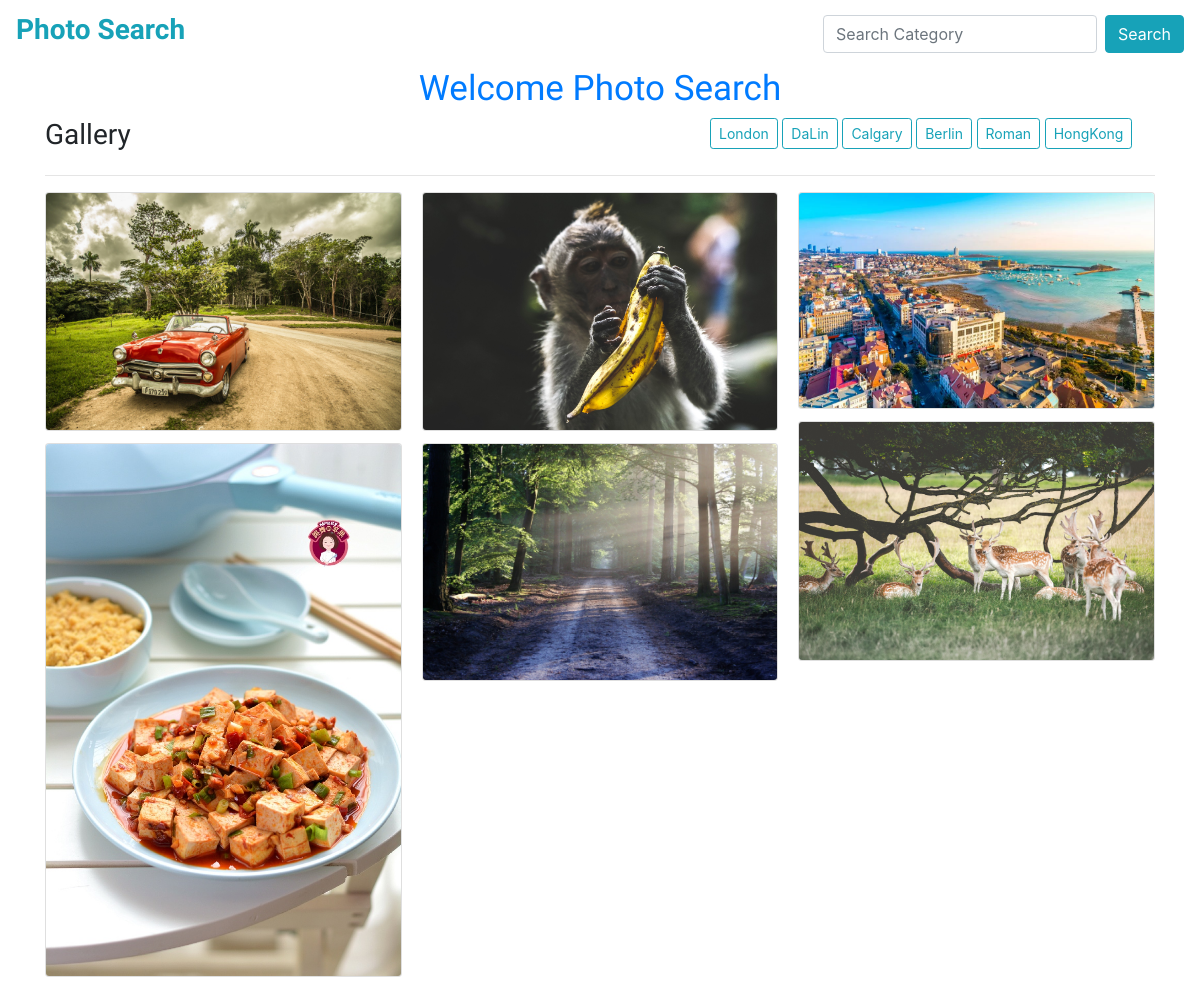
The page / on the database its author committed.
### pho/models.py (models this page shows, shortened)
class Location(models.Model):
    name=models.CharField(max_length=30)
    def __str__(self):
        return  self.name
    @classmethod
    def get_locations(cls):
        locations=Location.objects.all()
        return locations

class Image(models.Model):
    image=models.ImageField(upload_to='images/')
    location=models.ForeignKey(Location, on_delete=models.CASCADE)
    category=models.ForeignKey(Category, on_delete=models.CASCADE)
    name=models.CharField(max_length=30)
    description=models.TextField()
    date=models.DateTimeField()
    author=models.CharField(max_length=20, default='admin')
    class Meta:
        ordering=['date']

### pho/views.py (the view)
# urls.py: path('', views.index, name='index'),
def index(request):
    images=Image.objects.all()
    locations=Location.get_locations()
    return render(request, 'index.html', {'images':images[::-1], 'locations':locations})

### pho/models.py (called while the page is built)
    def __str__(self):
        return self.name

### pho/templates/index.html (shortened to what this page needs)
{% extends 'base.html' %}
{% block content %}
<div class='container-fluid text-primary text-center'><h2>Welcome Photo Search</h2></div>
<div class='container-fluid'>
    <div class='container'>
        <div class='row'>
            <div class='col-md-7'><h3>Gallery</h3></div>
            <div class='col-md-5'>
                <span id='locations'>
                    {% for location in locations %}
                       <a class='btn btn-outline-info btn-sm' id='btn' href="/location">{{location.name}}</a>
                    {% endfor %}
                </span>
            </div>
        </div>
        <hr>
        <div class='card-columns'>
            {% for image in images %}
            <div class='card' data-toggle='modal' data-target='#{{image.id}}'>
                <img src='{{image.image.url}}' alt='{{image.name}}' class='card-img'>
            </div>
            {% endfor %}
        </div>
    </div>
</div>
{% endblock %}

### pho/templates/base.html (shortened to what this page needs)
{% load static %}
<html lang="en">
<head>
    {% block styles %}
    <link rel="stylesheet" href="https://stackpath.bootstrapcdn.com/font-awesome/4.7.0/css/font-awesome.min.css">
    <link rel="stylesheet" href="https://maxcdn.bootstrapcdn.com/bootstrap/4.0.0/css/bootstrap.min.css"
>
    <link rel="stylesheet" href="{% static 'css/styles.css' %}">
    {% endblock %}
</head>
<body>
<div class="overlay">
    {% include "navbar.html" %}
    {% block content %}
    {% endblock %}
</div>
</body>
</html>

### pho/templates/navbar.html (shortened to what this page needs)
<nav class="navbar navbar-expand-lg navbar-light bg-transparent">
    <a class="navbar-brand text-info" href="/"><h3><strong>Photo Search</strong></h3></a>
      <div class="collapse navbar-collapse" id="navbarTogglerDemo02">
        <form class="form-inline my-2 my-md-0"  action="/search" role="search">
          <input class="form-control mr-sm-2" type="search" placeholder="Search Category" name="imagesearch" aria-label="Search">
          <button class="btn btn-info btn-md my-2 my-sm-0" type="submit">Search</button>
        </form>
      </div>
    </nav>

### static/css/styles.css (style rules this page uses)
h2 { font-family: 'Special Elite', cursive; font-size: 35px; }
h3 { font-family: 'Special Elite', cursive; }

### rows shown on the page
Location: name "London"
Location: name "DaLin"
Location: name "Calgary"
Location: name "Berlin"
Location: name "Roman"
Location: name "HongKong"
Image: image (picture)
Image: image (picture)
Image: image (picture)
Image: image (picture)
Image: image (picture)
Image: image (picture)
